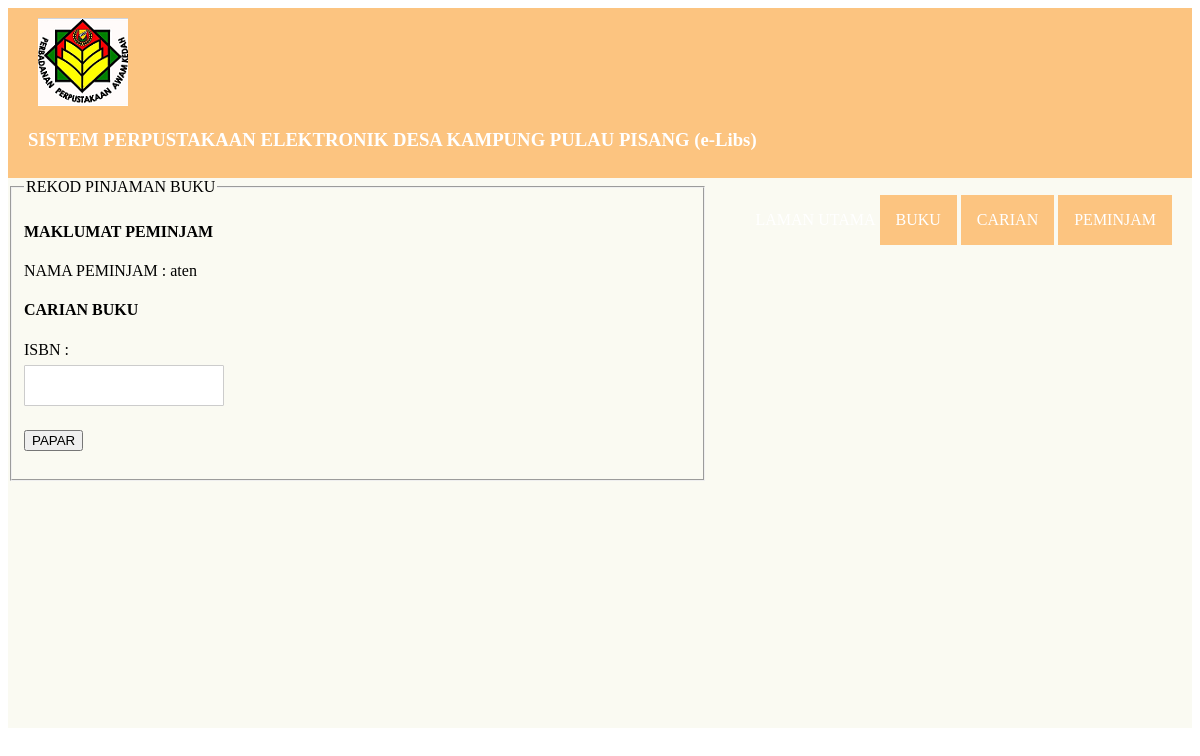
/staff/rekodpinjam.php?id=1, run on an earlier commit of the app's database.
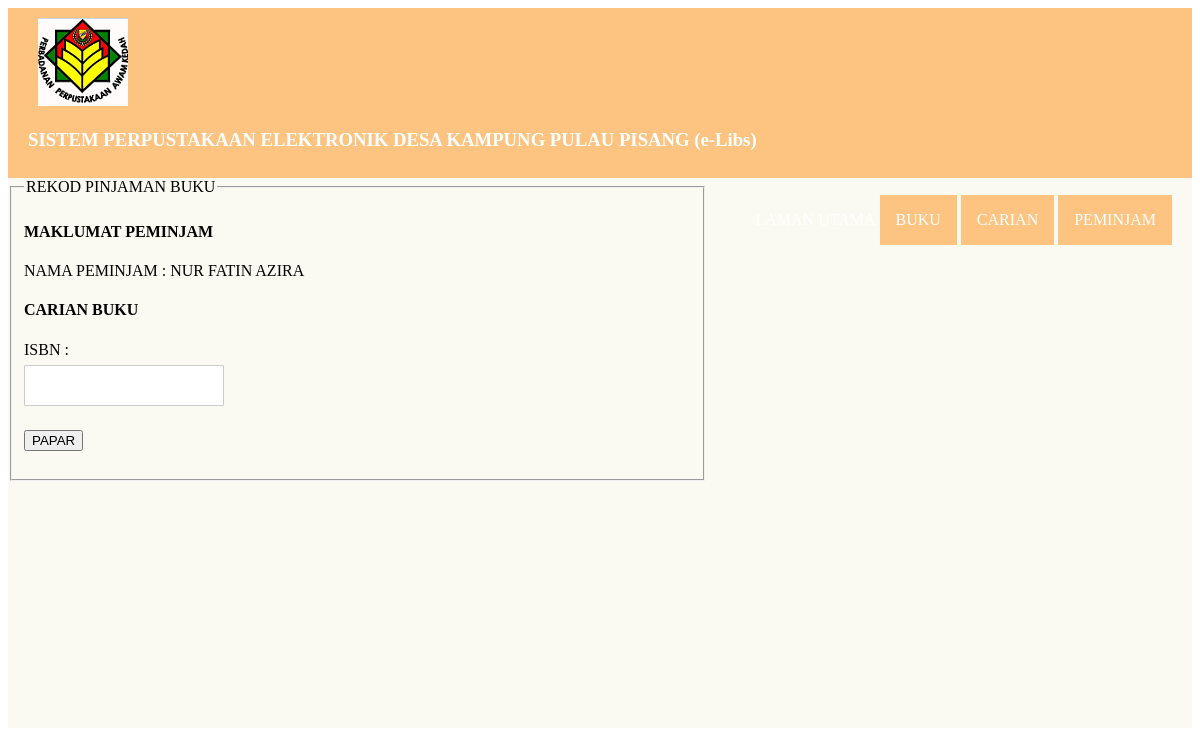
And on a later commit of the database.
### tables this page shows
CREATE TABLE `peminjam` (
  `idPeminjam` int NOT NULL,
  `namaPeminjam` varchar(200) NOT NULL,
  `nokpPeminjam` varchar(20) NOT NULL,
  `katalaluan` varchar(300) NOT NULL,
  `noTel` varchar(11) NOT NULL,
  `namaWaris` varchar(200) NOT NULL,
  `noTelWaris` int NOT NULL,
  `tokenTele` varchar(250) NOT NULL,
  `chatid` int NOT NULL
);

### staff/rekodpinjam.php (the view, shortened to what this page needs)
<!DOCTYPE html>
<html>
<?php
require '../include/conn.php';
$id = $_GET['id'];
$sqlpeminjam = "SELECT `namaPeminjam`,`nokpPeminjam`,`noTel` FROM `peminjam` WHERE idPeminjam=$id ";
$result2 = mysqli_query($conn, $sqlpeminjam);
if (mysqli_num_rows($result2) > 0) {
    while ($row = mysqli_fetch_assoc($result2)) {
        $namaPeminjam = $row["namaPeminjam"];
    }
}
$sqlnukudipinjam = "SELECT count(idPinjaman)pinjaman FROM `pinjamanbuku` WHERE tarikhsebenarpulang is null";
$result3 = mysqli_query($conn, $sqlnukudipinjam);
while ($row2 = mysqli_fetch_assoc($result3)) {
    $jumlahpinjaman = $row2['pinjaman'];
}
?>
<head>
    <link rel="stylesheet" type="text/css" href="staff.css">
</head>
<body>
    <div class="wrapper">
        <header>
            <div class="logo">
                <img src="logo1.png">
                <h3 style="color: white;">SISTEM PERPUSTAKAAN ELEKTRONIK DESA KAMPUNG PULAU PISANG (e-Libs)</h3>
            </div>
            <nav>
                <ul>
                    <li><a href="index.php">LAMAN UTAMA</a></li>
                    <div class="dropdown">
                        <button class="dropbtn">BUKU</button>
                    </div>
                    <div class="dropdown">
                        <button class="dropbtn">CARIAN</button>
                    </div>
                    <div class="dropdown">
                        <button class="dropbtn">PEMINJAM</button>
                    </div>
                </ul>
            </nav>
        </header>
        <section>
            <fieldset>
                <legend>REKOD PINJAMAN BUKU</legend>
                <h4>MAKLUMAT PEMINJAM</h4>
                <p>NAMA PEMINJAM :
                    <?php echo $namaPeminjam; ?>
                </p>
                <h4>CARIAN BUKU</h4>
                <form action="" method="POST">
                    <table>
                        <tr>
                            ISBN :<br>
                            <input type="text" id="isbn" name="isbn" required>
                        </tr><br>
                        <tr colspan="2"><br>
                            <?php if ($jumlahpinjaman <= '5') { ?>
                                <button type="submit" name="submit">PAPAR</button>
                            <?php } else {
                                echo "LIMIT BUKU ADALAH 3";
                            } ?>
                        </tr>
                    </table>
                </form>
                <br>
        </section>
    </div>
</body>
</html>

What changed in the data, as far as the page shows it:
changed peminjam: namaPeminjam "aten" → "NUR FATIN AZIRA"
